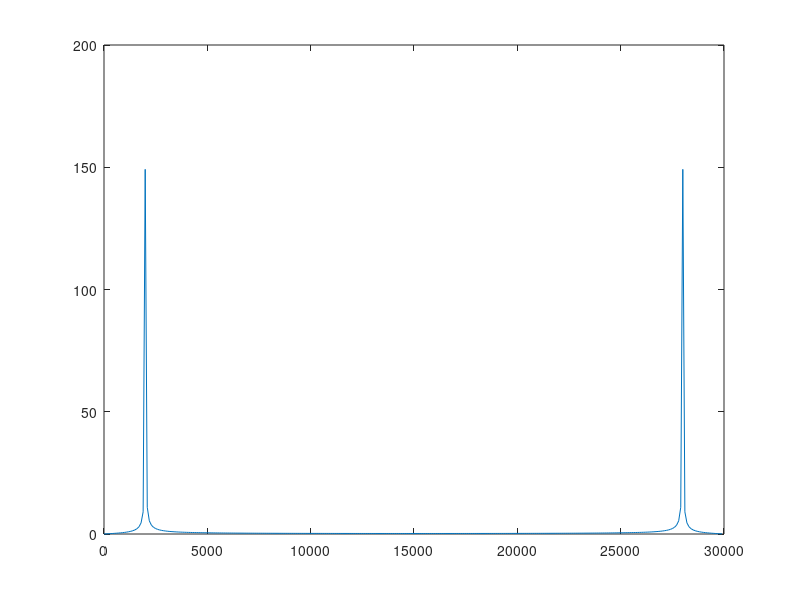

Recreate this plot in MATLAB. (Note: this script raises an error after producing the figure.)
F0 = 2000;  
fSampling = 30000;
tSampling = 1/fSampling;
t = -0.005:tSampling:0.005;

yt = sin(2*pi*F0*t); 
%figure, plot(t, yt)
%grid off


fc = 15000; 
y= yt.*cos(2*pi*fc*t); 
%plot(t, y)

mody_fft = fft(y);
n = numel(mody_fft); 
f = 0:fSampling/n:fSampling*(n-1)/n;
%plot(f,abs(mody_fft))

y2 = y.*cos(2*pi*fc*t);
mody2_fft = fft(y2);
n2 = numel(mody2_fft);
f2 = 0:fSampling/n2:fSampling*(n2-1)/n2;
plot(f, abs(mody2_fft))
%grid minor
%plot(t, ifourier(mody2_fft))
%plot(t, y2)

d = fdesign.lowpass('Fc',.25);
Hd = design(d,'equiripple');
fvtool(Hd);
y3 = filter(Hd,y2);
y3_mod = fft(y3);
n3 = numel(y3_mod);
f3 = 0:fSampling/n3:fSampling*(n3-1)/n3;

plot(f3, abs(y3_mod))
